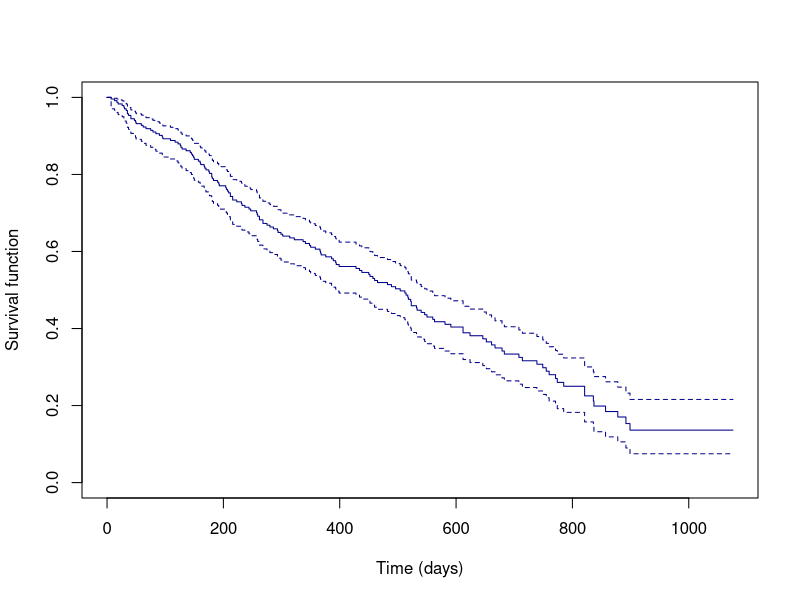
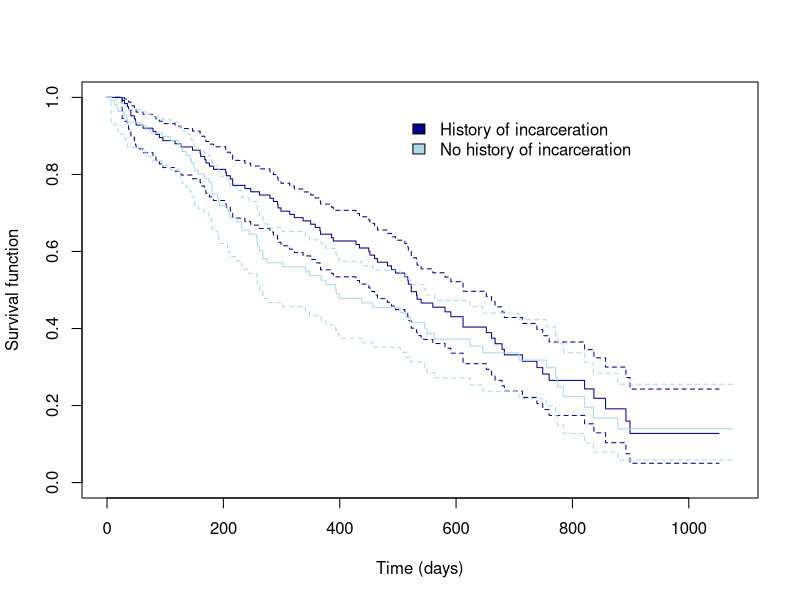
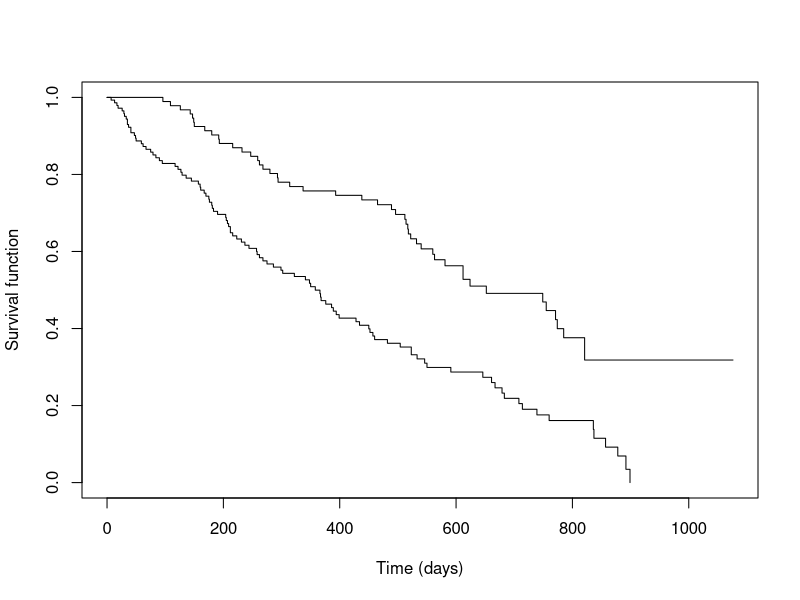

The R script that drew these images, in order:
## ---- chunk 1
# Clear environment
rm(list=ls())

# Setup options
knitr::opts_chunk$set(echo=FALSE, warning=FALSE, message=FALSE, results='hide')
options(knitr.kable.NA = '-', digits = 2)
labs = knitr::all_labels()
labs = labs[!labs %in% c("setup", "allcode")]
## ---- chunk 2
# Load relevant packages
library(survival)  # survival model
library(dplyr)  # data manipulation
library(knitr)  # pretty tables
library(ggplot2)  # data visualization
library(survminer)

# Load data
methadone <- read.csv("../data/methadone.csv")

# Handle missing data

## ---- chunk 3
#### Question 1 ####

# Maintenance group survival times
mtnc_surv <- survival::Surv(
  time = c(9,12,13,18,23,28,31,34,45,45,48,161),
  event = c(1,1,0,1,1,0,1,1,1,0,1,0))
# Control group survival times
ctrl_surv <- survival::Surv(
  time = c(4,5,8,8,10,12,16,23,27,30,38,43,45),
  event = c(1,1,1,1,0,1,0,1,1,1,1,1,1))
  
## ---- chunk 4
# Survival table for treated
mtnc_fit <- survival::survfit(mtnc_surv ~ 1, conf.type = "log-log")
mtnc_surv_tab <- data.frame(summary(mtnc_fit)[c(2,3,4,6,8)]) 
mtnc_surv_tab$"d/n" <- with(mtnc_surv_tab, n.event / n.risk)
mtnc_surv_tab$"1-d/n" <- 1 - mtnc_surv_tab$"d/n"

mtnc_surv_tab[,c(1,2,3,6,7,4,5)] %>%
  knitr::kable(
    col.names = c("Time", "At risk (n)", "Events (d)", "d/n", "1-d/n", "K-M S(t)", 
                  "N-A H(t)"),
    caption = "Survival table of remission patients administered maintenance treatment.")

## ---- chunk 5
# Survival table for controls
ctrl_fit <- survfit(ctrl_surv ~ 1, conf.type = "log-log")
ctrl_surv_tab <- data.frame(summary(ctrl_fit)[c(2,3,4,6,8)]) 
ctrl_surv_tab$"d/n" <- with(ctrl_surv_tab, n.event / n.risk)
ctrl_surv_tab$"1-d/n" <- 1 - ctrl_surv_tab$"d/n"

ctrl_surv_tab[,c(1,2,3,6,7,4,5)] %>%
  kable(
    col.names = c("Time", "At risk (n)", "Events (d)", "d/n", "1-d/n", "K-M S(t)",
                  "N-A H(t)"),
    caption = "Survival table of remission patients administered a control treatment.")

## ---- chunk 6
# Maintenance group
summary(mtnc_fit, times = 36) 
# Control group
summary(ctrl_fit, times = 36) 

## ---- chunk 7
#### QUESTION 2 ####
# Plot K-M estimator of survival
meth_surv <- with(methadone, Surv(time, event))
meth_fit <- survfit(meth_surv ~ 1, data = methadone, conf.type = "log-log")
plot(meth_fit, conf.int = TRUE, col = "darkblue",
     ylab = "Survival function", xlab = "Time (days)")

# Estimate survival to one year
summary(meth_fit, times = 365)

## ---- chunk 8
# # With ggplot
# survminer::ggsurvplot(meth_fit, data=methadone, ggtheme=theme_bw(), 
#                     conf.int=TRUE, xlab="", ylab="")
# ggsurvplot(meth_fit, data=methadone, ggtheme=theme_bw(), 
#            risk.table = TRUE, conf.int=TRUE, xlab="", ylab="")

# Facet
# survminer::ggsurvplot_facet(meth_fit, 
#                             facet.by=c("clinic"), # in data, not model
#               # facet.by is only for fit models that already have some covariate
#                             data=methadone)

# Other arguments
# censor = TRUE
# legend.labs = c("Survival Estimate")
# legend.title = ""
# legend = c(0.8, 0.8)
# palette = "purple"

## ---- chunk 9
# Median estimate by survfit
meth_fit # complementary log-log CI

median(meth_surv) # untransformed CI
quantile(meth_fit, prob = 0.5) # using clog-log

## ---- chunk 10
## Plot KM estimator for patients with and without a history of incarceration
meth_fit2 <- survfit(meth_surv ~ prison, conf.type = "log-log", data = methadone) 
meth_fit2 %>% 
  plot(xlab = "Time (days)", ylab = "Survival function", conf.int = TRUE,
       col = c("darkblue", "lightblue"))
legend(500, 0.97, fill = c("darkblue", "lightblue"), bty = "n",
       legend = c("History of incarceration","No history of incarceration"))

## ---- chunk 11
# Compare survival probability at 8 months
temp <- summary(meth_fit2, times = 8*30)
wald_tstat <- abs(diff(temp$surv)) / sqrt(sum(temp$std.err^2))
pval <- 2 * pnorm(wald_tstat, lower.tail = FALSE)
# "If the p is low, the null must go!"
pval < 0.05  # FALSE

## ---- chunk 12
# Log-rank test of significance of prison coefficient
survival::survdiff(meth_surv ~ prison, data = methadone)

## ---- chunk 13

## ---- chunk 14

## ---- chunk 15
# Plot KM estimator for patients with dosage above versus below 60 mg/day
methadone$dose.bin <- ifelse(methadone$dose > 60, 1, 0)

fit3 <- survfit(meth_surv ~ dose.bin, conf.type = "log-log", data = methadone) 
fit3 %>% plot(xlab = "Time (days)", ylab = "Survival function")

# Compare survival probability at 8 months
summary(fit3, times = 8*30)

# Log-rank test of significance of dosage coefficient
survdiff(meth_surv ~ dose.bin, data = methadone)

## ---- chunk 16
# Stratified log-rank test of significance of prison coefficient adjusting for clinic
survdiff(meth_surv ~ dose.bin + strata(clinic), data = methadone)

## ---- chunk 17

